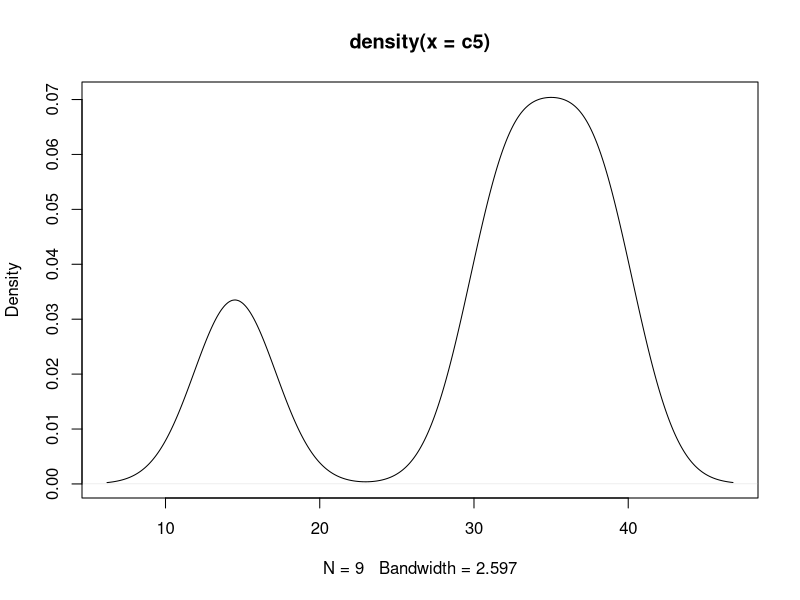
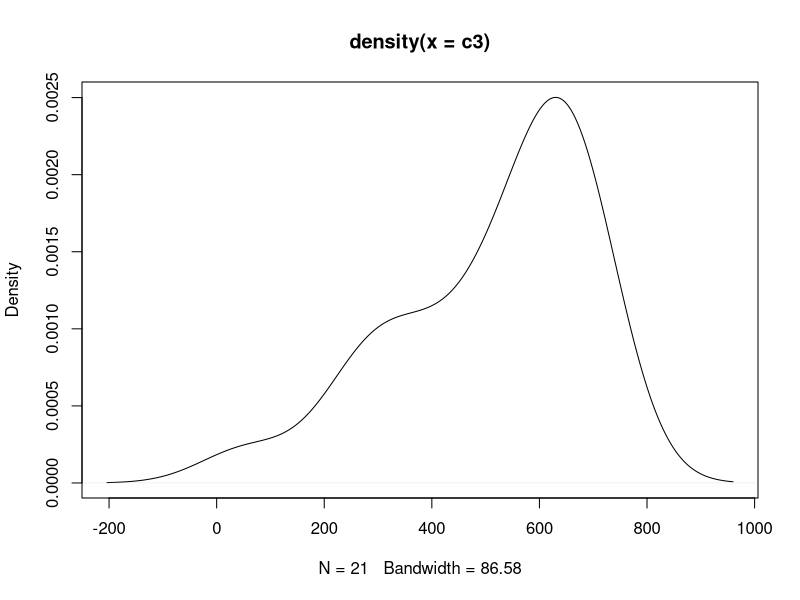

R code for these plots, in order:
t.test(rnorm(10,mean=0.5), mu=0)

counters = c(2111, 1728, 2767, 2778, 2391,  708, 1413,  967, 2112, 2699,  911, 1139, 2500)
c2 = c(175, 478,  5,537, 326, 394, 551, 260, 279, 668, 261, 591, 686, 315, 695, 545, 279, 679)
c3 = c(325, 257, 649, 684, 589, 689, 427, 577, 56, 412, 659, 523, 259, 671, 512, 326, 636, 700, 635, 540, 649)
c4 = c(128, 560)
c5 = c(39, 32, 38, 33, 14, 15, 37, 35, 31)
ed = density(c5)
plot(ed)


h = density(c3)
sum(h$y[h$x<56])/(sum(h$y))
plot(h)



X = matrix(0, nrow=3, ncol=10)
X[,1] = rnorm(n=3,mean=2)
X[,4] = X[,6] = X[,1] + rnorm(3, 0,0.25)

X[,2] = rnorm(3, 78,4)
X[,3] = rnorm(3, 34,4)
X[,5] = rnorm(3, 45,4)
X[,7] = rnorm(3, 67,4)
X[,8] = rnorm(3, 89,4)
X[,9] = rnorm(3, 12,4)
X[,10] = rnorm(3, 23,4)

t(X)%*%X
